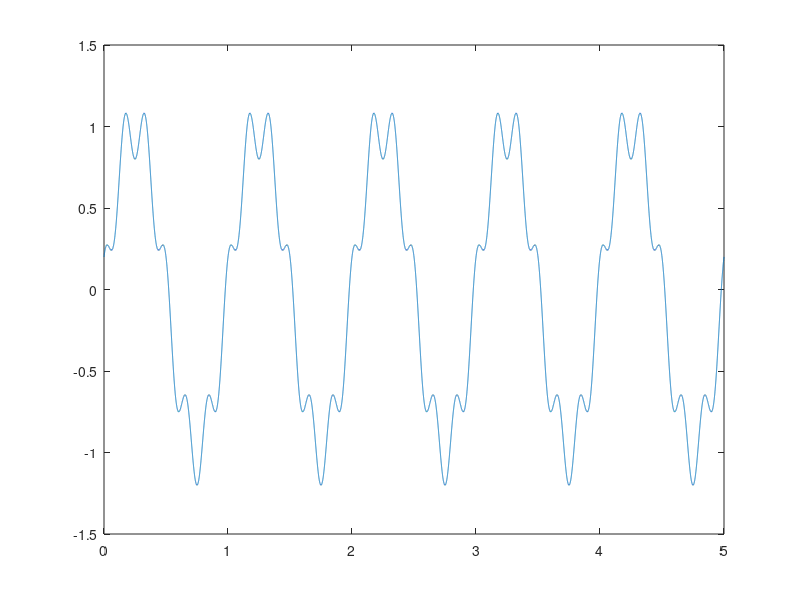
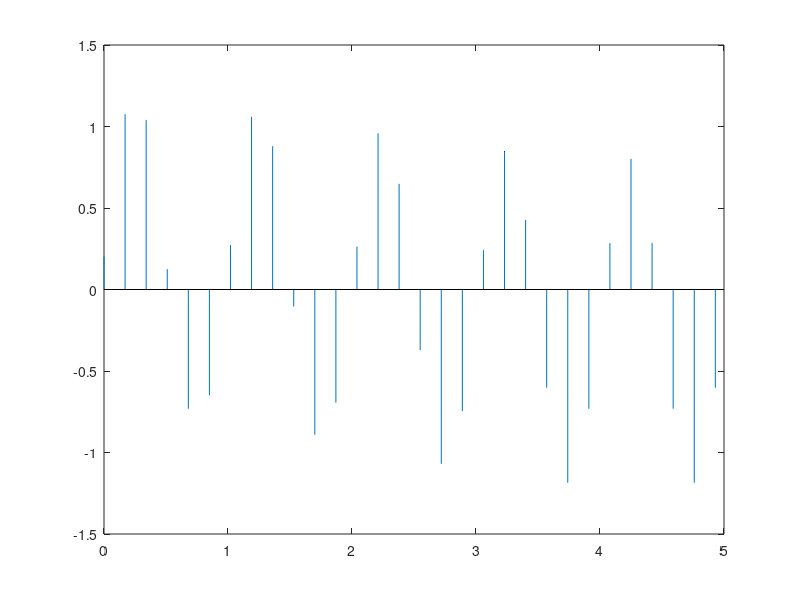
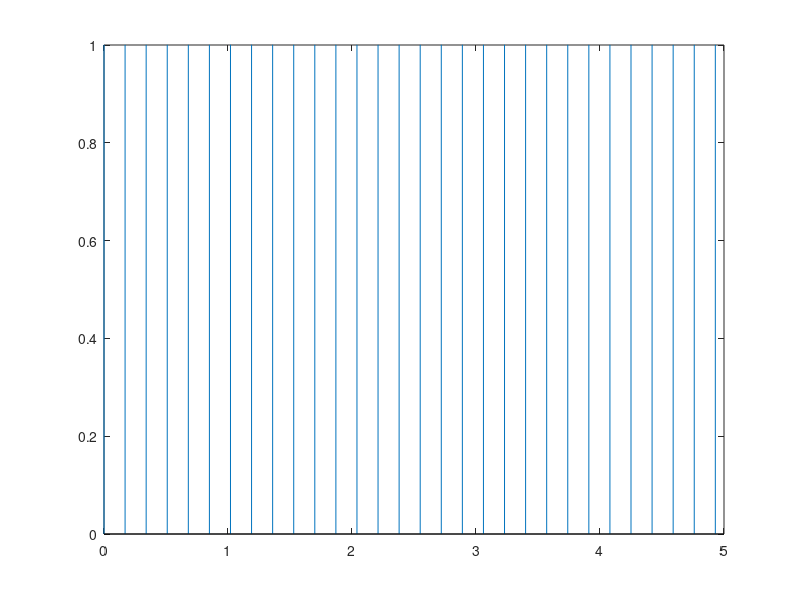
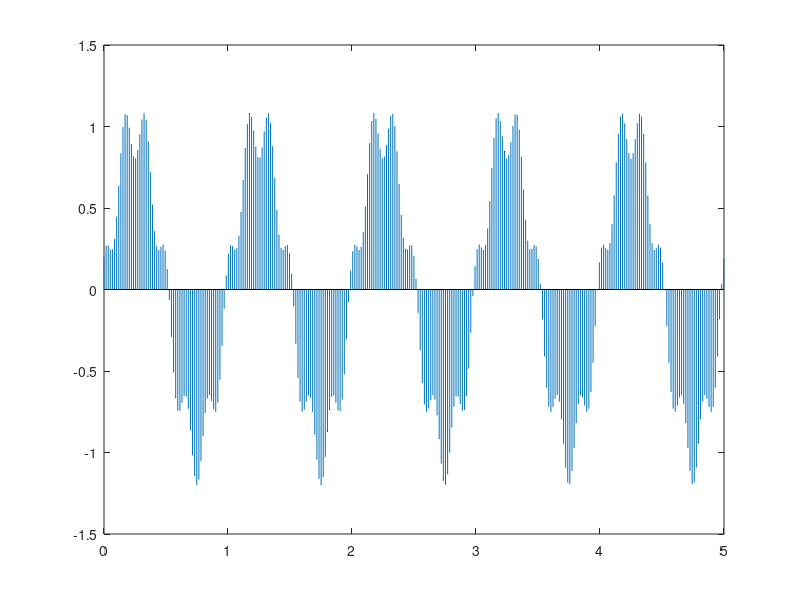

These charts were generated, in order, by the following MATLAB code: (Note: this script raises an error after producing the figures.)
clc,clear,close all
%% Generate sin and cos plot and stem plot .17 s
t = 0:0.0001:5;
y= sin(2*pi*t) + 0.2*cos(12*pi*t);
figure(1)
plot(t,y)
figure(2)
t1 = 0:1700*.0001:5;
y= sin(2*pi*t1) + 0.2*cos(12*pi*t1);
h=stem(t1,y);
set(h(1),'MarkerFaceColor','blue','MarkerSize',0.1)
figure(3)
x=ones(1,30);
t2 = 0:1700*.0001:5;
h=stem(t2,x);
set(h(1),'MarkerFaceColor','blue','MarkerSize',0.1)

%% Generate sin and cos plot and stem plot .017 s
figure(4)
pe=.017 ;
t = 0:170*.0001:5;
N=length(t); 
y= sin(2*pi*t) + 0.2*cos(12*pi*t);
h=stem(t,y);
set(h(1),'MarkerFaceColor','blue','MarkerSize',0.1)
figure(5)
x=ones(1,295);
t = 0:170*.0001:5;
h=stem(t,x);
set(h(1),'MarkerFaceColor','blue','MarkerSize',0.1)

%% zero oder-hold
deltat=0.01; 
n=0:deltat:2; 
y= sin(2*pi*n) + 0.2*cos(12*pi*n);
N=length(n); 
ta=0:0.001:2; 
ZOH=[];
for i=1:N-1
 ZOH=[ZOH ones(1,10)*y(i)];
end
ZOH=[ZOH y(end)];
figure(6)
plot(ta, ZOH)
hold on
plot(n, y);

%%Perdictive first order hold
deltat=0.01; 
n=0:deltat:2; 
y= sin(2*pi*n) + 0.2*cos(12*pi*n);
N=length(n); 
ta=0:0.005:2; 
PFOH=[y(1) y(2) y(3)];
for i=3:N-1
 p=polyfit([n(i-2) n(i-1)],[y(i-2) y(i-1)],1);
 PFOH=[PFOH polyval([p(1) p(2)], n(i))];
 PFOH=[PFOH y(i)];
end
PFOH=[PFOH y(end)];
figure(7)
ta=ta(1:end-1);
plot(ta, PFOH)
hold on
plot(n, y);
%% Acausal First Order hold
deltat=0.01; 
n=0:deltat:2; 
y= sin(2*pi*n) + 0.2*cos(12*pi*n);
N=length(n); 
ta=0:0.005:2; 
FOH=[y(1) y(2) y(3)];
for i=3:N-1
 m=(n(i-1)+n(i))/2;
 p=polyfit([n(i-2) n(i-1)],[y(i-2) y(i-1)],1);
 FOH=[FOH polyval([p(1) p(2)], m)];
 FOH=[FOH y(i)];
end
FOH=[FOH y(end)];
ta=ta(1:end-1);
figure(8)
plot(ta, FOH)
hold on
plot(n, y);

%% LOwpass filter 
clc, clear
figure(9)
rectangle('Position',[1 2 5 6])
axis([0 10 0 10])
rectangle('Position',[-1 0 2 1])
axis([-2 2 0 2])
ax = gca;
ax.XAxisLocation = 'origin';
ax.YAxisLocation = 'origin';

names = {'-2T'; '-T'; '0'; 'T'; '2T'};
set(gca,'xtick',[-2:2],'xticklabel',names)
name1 = {'0'; '1'; '2'};
set(gca,'ytick',[0:2],'yticklabel',name1)

%% Sinc function 
clc, clear
x = -10:0.01:10;
y = sinc(x);
figure(10)
plot(x,y)
ax = gca;
ax.XAxisLocation = 'origin';
ax.YAxisLocation = 'origin';
set(gca,'xtick',[])
set(gca,'xticklabel',[])
name1 = {'0'; '1'};
set(gca,'ytick',[0:2],'yticklabel',name1)
ylim([-.3,1.2]);

%% Reconstruction at 0.017 sampling
clc, clear
F = 1; %Frequency of analog data
Fs = 1/0.017;%sampling Frequency
t1 = 0; 
t2 = 5; %Time range
t = t1:1e-2:t2;
y = sin(2*pi*F*t) + 0.2*cos(12*pi*F*t);
Ts = 1/Fs; %sampling period
ts = t1:Ts:t2; 
sampled = sin(2*pi*F*ts) + 0.2*cos(12*pi*F*ts); 
recons = zeros(1,length(t)); 
samples = length(ts);
for i = 1:1:length(t)
    for n = 1:1:samples
        recons(i) = recons(i) + sampled(n)*sinc((t(i)-n*Ts)/Ts); % reconstructed using sinc function
    end
end
figure(11)
subplot(2,1,1)
plot(t,y)
hold on
h=stem(ts,sampled);
set(h(1),'MarkerFaceColor','blue','MarkerSize',0.1);
subplot(2,1,2)
plot(t,recons)
%% Reconstruction at 0.17 sampling
clc, clear
F = 1; %Frequency of analog data
Fs = 1/0.17;%sampling Frequency
t1 = 0; 
t2 = 5; %Time range
t = t1:1e-2:t2;
y = sin(2*pi*F*t) + 0.2*cos(12*pi*F*t);
Ts = 1/Fs; %sampling period
ts = t1:Ts:t2; 
sampled = sin(2*pi*F*ts) + 0.2*cos(12*pi*F*ts); 
recons = zeros(1,length(t)); 
samples = length(ts);
for i = 1:1:length(t)
    for n = 1:1:samples
        recons(i) = recons(i) + sampled(n)*sinc((t(i)-n*Ts)/Ts); % reconstructed using sinc function
    end
end
figure(12)
subplot(2,1,1)
plot(t,y)
hold on
h=stem(ts,sampled);
set(h(1),'MarkerFaceColor','blue','MarkerSize',0.1);
subplot(2,1,2)
plot(t,recons)
%% Bode plot ZOH
figure(13)
s=tf('s');
Ts=0.017; 
sys=(1-exp(-s*Ts))/s;
bode(sys)
%% Bode plot FOH
figure(14)
s=tf('s');
Ts=0.017; 
sys=((1-exp(-s*Ts))/(Ts*s))^2;
bode(sys)
%% Bode plot PFOH
figure(15)
s=tf('s');
Ts=0.017; 
sys=(1+Ts*s)*((1-exp(-s*Ts))/(Ts*s))^2;
bode(sys)
